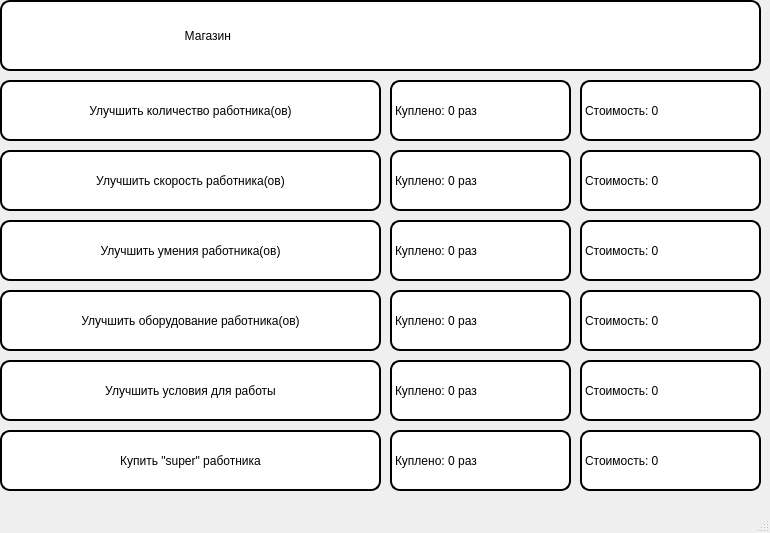
<?xml version="1.0" encoding="UTF-8"?>
<ui version="4.0">
 <class>Shop</class>
 <widget class="QMainWindow" name="Shop">
  <property name="geometry">
   <rect>
    <x>0</x>
    <y>0</y>
    <width>770</width>
    <height>533</height>
   </rect>
  </property>
  <property name="windowTitle">
   <string>MainWindow</string>
  </property>
  <widget class="QWidget" name="centralwidget">
   <widget class="QPushButton" name="pushButton_5">
    <property name="enabled">
     <bool>true</bool>
    </property>
    <property name="geometry">
     <rect>
      <x>0</x>
      <y>80</y>
      <width>381</width>
      <height>61</height>
     </rect>
    </property>
    <property name="styleSheet">
     <string notr="true">QPushButton {
background-color: rgb(255, 255, 255);
font: 75 14pt &quot;MS Shell Dlg 2&quot;;
border-radius: 10px;
border: 2px solid rgba(0, 0, 0, 230);
border-color:  rgb(0, 0, 0)
}

QPushButton:hover {
background-color: rgb(158, 158, 158);
color: black;
border-radius: 10px;
border-color:  rgb(0, 0, 0)
}</string>
    </property>
    <property name="text">
     <string>Улучшить количество работника(ов)</string>
    </property>
   </widget>
   <widget class="QPushButton" name="pushButton_6">
    <property name="enabled">
     <bool>true</bool>
    </property>
    <property name="geometry">
     <rect>
      <x>0</x>
      <y>150</y>
      <width>381</width>
      <height>61</height>
     </rect>
    </property>
    <property name="styleSheet">
     <string notr="true">QPushButton {
background-color: rgb(255, 255, 255);
font: 75 14pt &quot;MS Shell Dlg 2&quot;;
border-radius: 10px;
border: 2px solid rgba(0, 0, 0, 230);
border-color:  rgb(0, 0, 0)
}

QPushButton:hover {
background-color: rgb(158, 158, 158);
color: black;
border-radius: 10px;
border-color:  rgb(0, 0, 0)
}</string>
    </property>
    <property name="text">
     <string>Улучшить скорость работника(ов)</string>
    </property>
   </widget>
   <widget class="QPushButton" name="pushButton_7">
    <property name="enabled">
     <bool>true</bool>
    </property>
    <property name="geometry">
     <rect>
      <x>0</x>
      <y>220</y>
      <width>381</width>
      <height>61</height>
     </rect>
    </property>
    <property name="styleSheet">
     <string notr="true">QPushButton {
background-color: rgb(255, 255, 255);
font: 75 14pt &quot;MS Shell Dlg 2&quot;;
border-radius: 10px;
border: 2px solid rgba(0, 0, 0, 230);
border-color:  rgb(0, 0, 0)
}

QPushButton:hover {
background-color: rgb(158, 158, 158);
color: black;
border-radius: 10px;
border-color:  rgb(0, 0, 0)
}</string>
    </property>
    <property name="text">
     <string>Улучшить умения работника(ов)</string>
    </property>
   </widget>
   <widget class="QPushButton" name="pushButton_8">
    <property name="enabled">
     <bool>true</bool>
    </property>
    <property name="geometry">
     <rect>
      <x>0</x>
      <y>290</y>
      <width>381</width>
      <height>61</height>
     </rect>
    </property>
    <property name="styleSheet">
     <string notr="true">QPushButton {
background-color: rgb(255, 255, 255);
font: 75 14pt &quot;MS Shell Dlg 2&quot;;
border-radius: 10px;
border: 2px solid rgba(0, 0, 0, 230);
border-color:  rgb(0, 0, 0)
}

QPushButton:hover {
background-color: rgb(158, 158, 158);
color: black;
border-radius: 10px;
border-color:  rgb(0, 0, 0)
}</string>
    </property>
    <property name="text">
     <string>Улучшить оборудование работника(ов)</string>
    </property>
   </widget>
   <widget class="QPushButton" name="pushButton_9">
    <property name="enabled">
     <bool>true</bool>
    </property>
    <property name="geometry">
     <rect>
      <x>0</x>
      <y>360</y>
      <width>381</width>
      <height>61</height>
     </rect>
    </property>
    <property name="styleSheet">
     <string notr="true">QPushButton {
background-color: rgb(255, 255, 255);
font: 75 14pt &quot;MS Shell Dlg 2&quot;;
border-radius: 10px;
border: 2px solid rgba(0, 0, 0, 230);
border-color:  rgb(0, 0, 0)
}

QPushButton:hover {
background-color: rgb(158, 158, 158);
color: black;
border-radius: 10px;
border-color:  rgb(0, 0, 0)
}</string>
    </property>
    <property name="text">
     <string>Улучшить условия для работы</string>
    </property>
   </widget>
   <widget class="QPushButton" name="pushButton_10">
    <property name="enabled">
     <bool>true</bool>
    </property>
    <property name="geometry">
     <rect>
      <x>0</x>
      <y>430</y>
      <width>381</width>
      <height>61</height>
     </rect>
    </property>
    <property name="styleSheet">
     <string notr="true">QPushButton {
background-color: rgb(255, 255, 255);
font: 75 14pt &quot;MS Shell Dlg 2&quot;;
border-radius: 10px;
border: 2px solid rgba(0, 0, 0, 230);
border-color:  rgb(0, 0, 0)
}

QPushButton:hover {
background-color: rgb(158, 158, 158);
color: black;
border-radius: 10px;
border-color:  rgb(0, 0, 0)
}</string>
    </property>
    <property name="text">
     <string>Купить &quot;super&quot; работника</string>
    </property>
   </widget>
   <widget class="QLabel" name="label_9">
    <property name="geometry">
     <rect>
      <x>390</x>
      <y>80</y>
      <width>181</width>
      <height>61</height>
     </rect>
    </property>
    <property name="styleSheet">
     <string notr="true">background-color: rgb(255, 255, 255);
font: 75 14pt &quot;MS Shell Dlg 2&quot;;
border-radius: 10px;
border: 2px solid rgba(0, 0, 0, 230);
border-color:  rgb(0, 0, 0)</string>
    </property>
    <property name="text">
     <string>Куплено: 0 раз</string>
    </property>
   </widget>
   <widget class="QLabel" name="label_10">
    <property name="geometry">
     <rect>
      <x>390</x>
      <y>150</y>
      <width>181</width>
      <height>61</height>
     </rect>
    </property>
    <property name="styleSheet">
     <string notr="true">background-color: rgb(255, 255, 255);
font: 75 14pt &quot;MS Shell Dlg 2&quot;;
border-radius: 10px;
border: 2px solid rgba(0, 0, 0, 230);
border-color:  rgb(0, 0, 0)</string>
    </property>
    <property name="text">
     <string>Куплено: 0 раз</string>
    </property>
   </widget>
   <widget class="QLabel" name="label_11">
    <property name="geometry">
     <rect>
      <x>390</x>
      <y>220</y>
      <width>181</width>
      <height>61</height>
     </rect>
    </property>
    <property name="styleSheet">
     <string notr="true">background-color: rgb(255, 255, 255);
font: 75 14pt &quot;MS Shell Dlg 2&quot;;
border-radius: 10px;
border: 2px solid rgba(0, 0, 0, 230);
border-color:  rgb(0, 0, 0)</string>
    </property>
    <property name="text">
     <string>Куплено: 0 раз</string>
    </property>
   </widget>
   <widget class="QLabel" name="label_12">
    <property name="geometry">
     <rect>
      <x>390</x>
      <y>290</y>
      <width>181</width>
      <height>61</height>
     </rect>
    </property>
    <property name="styleSheet">
     <string notr="true">background-color: rgb(255, 255, 255);
font: 75 14pt &quot;MS Shell Dlg 2&quot;;
border-radius: 10px;
border: 2px solid rgba(0, 0, 0, 230);
border-color:  rgb(0, 0, 0)</string>
    </property>
    <property name="text">
     <string>Куплено: 0 раз</string>
    </property>
   </widget>
   <widget class="QLabel" name="label_13">
    <property name="geometry">
     <rect>
      <x>390</x>
      <y>360</y>
      <width>181</width>
      <height>61</height>
     </rect>
    </property>
    <property name="styleSheet">
     <string notr="true">background-color: rgb(255, 255, 255);
font: 75 14pt &quot;MS Shell Dlg 2&quot;;
border-radius: 10px;
border: 2px solid rgba(0, 0, 0, 230);
border-color:  rgb(0, 0, 0)</string>
    </property>
    <property name="text">
     <string>Куплено: 0 раз</string>
    </property>
   </widget>
   <widget class="QLabel" name="label_14">
    <property name="geometry">
     <rect>
      <x>390</x>
      <y>430</y>
      <width>181</width>
      <height>61</height>
     </rect>
    </property>
    <property name="styleSheet">
     <string notr="true">background-color: rgb(255, 255, 255);
font: 75 14pt &quot;MS Shell Dlg 2&quot;;
border-radius: 10px;
border: 2px solid rgba(0, 0, 0, 230);
border-color:  rgb(0, 0, 0)</string>
    </property>
    <property name="text">
     <string>Куплено: 0 раз</string>
    </property>
   </widget>
   <widget class="QLabel" name="label_6">
    <property name="geometry">
     <rect>
      <x>580</x>
      <y>80</y>
      <width>181</width>
      <height>61</height>
     </rect>
    </property>
    <property name="styleSheet">
     <string notr="true">background-color: rgb(255, 255, 255);
font: 75 14pt &quot;MS Shell Dlg 2&quot;;
border-radius: 10px;
border: 2px solid rgba(0, 0, 0, 230);
border-color:  rgb(0, 0, 0)
</string>
    </property>
    <property name="text">
     <string>Стоимость: 0</string>
    </property>
   </widget>
   <widget class="QLabel" name="label_7">
    <property name="geometry">
     <rect>
      <x>580</x>
      <y>150</y>
      <width>181</width>
      <height>61</height>
     </rect>
    </property>
    <property name="styleSheet">
     <string notr="true">background-color: rgb(255, 255, 255);
font: 75 14pt &quot;MS Shell Dlg 2&quot;;
border-radius: 10px;
border: 2px solid rgba(0, 0, 0, 230);
border-color:  rgb(0, 0, 0)
</string>
    </property>
    <property name="text">
     <string>Стоимость: 0</string>
    </property>
   </widget>
   <widget class="QLabel" name="label_8">
    <property name="geometry">
     <rect>
      <x>580</x>
      <y>220</y>
      <width>181</width>
      <height>61</height>
     </rect>
    </property>
    <property name="styleSheet">
     <string notr="true">background-color: rgb(255, 255, 255);
font: 75 14pt &quot;MS Shell Dlg 2&quot;;
border-radius: 10px;
border: 2px solid rgba(0, 0, 0, 230);
border-color:  rgb(0, 0, 0)
</string>
    </property>
    <property name="text">
     <string>Стоимость: 0</string>
    </property>
   </widget>
   <widget class="QLabel" name="label_15">
    <property name="geometry">
     <rect>
      <x>580</x>
      <y>290</y>
      <width>181</width>
      <height>61</height>
     </rect>
    </property>
    <property name="styleSheet">
     <string notr="true">background-color: rgb(255, 255, 255);
font: 75 14pt &quot;MS Shell Dlg 2&quot;;
border-radius: 10px;
border: 2px solid rgba(0, 0, 0, 230);
border-color:  rgb(0, 0, 0)
</string>
    </property>
    <property name="text">
     <string>Стоимость: 0</string>
    </property>
   </widget>
   <widget class="QLabel" name="label_16">
    <property name="geometry">
     <rect>
      <x>580</x>
      <y>360</y>
      <width>181</width>
      <height>61</height>
     </rect>
    </property>
    <property name="styleSheet">
     <string notr="true">background-color: rgb(255, 255, 255);
font: 75 14pt &quot;MS Shell Dlg 2&quot;;
border-radius: 10px;
border: 2px solid rgba(0, 0, 0, 230);
border-color:  rgb(0, 0, 0)
</string>
    </property>
    <property name="text">
     <string>Стоимость: 0</string>
    </property>
   </widget>
   <widget class="QLabel" name="label_17">
    <property name="geometry">
     <rect>
      <x>580</x>
      <y>430</y>
      <width>181</width>
      <height>61</height>
     </rect>
    </property>
    <property name="styleSheet">
     <string notr="true">background-color: rgb(255, 255, 255);
font: 75 14pt &quot;MS Shell Dlg 2&quot;;
border-radius: 10px;
border: 2px solid rgba(0, 0, 0, 230);
border-color:  rgb(0, 0, 0)
</string>
    </property>
    <property name="text">
     <string>Стоимость: 0</string>
    </property>
   </widget>
   <widget class="QLabel" name="label">
    <property name="geometry">
     <rect>
      <x>0</x>
      <y>0</y>
      <width>761</width>
      <height>71</height>
     </rect>
    </property>
    <property name="styleSheet">
     <string notr="true">background-color: rgb(255, 255, 255);
font: 75 14pt &quot;MS Shell Dlg 2&quot;;
border-radius: 10px;
border: 2px solid rgba(0, 0, 0, 230);
border-color:  rgb(0, 0, 0)
</string>
    </property>
    <property name="text">
     <string>                                                      Магазин</string>
    </property>
   </widget>
  </widget>
  <widget class="QMenuBar" name="menubar">
   <property name="geometry">
    <rect>
     <x>0</x>
     <y>0</y>
     <width>770</width>
     <height>21</height>
    </rect>
   </property>
  </widget>
  <widget class="QStatusBar" name="statusbar"/>
 </widget>
 <resources/>
 <connections/>
</ui>
